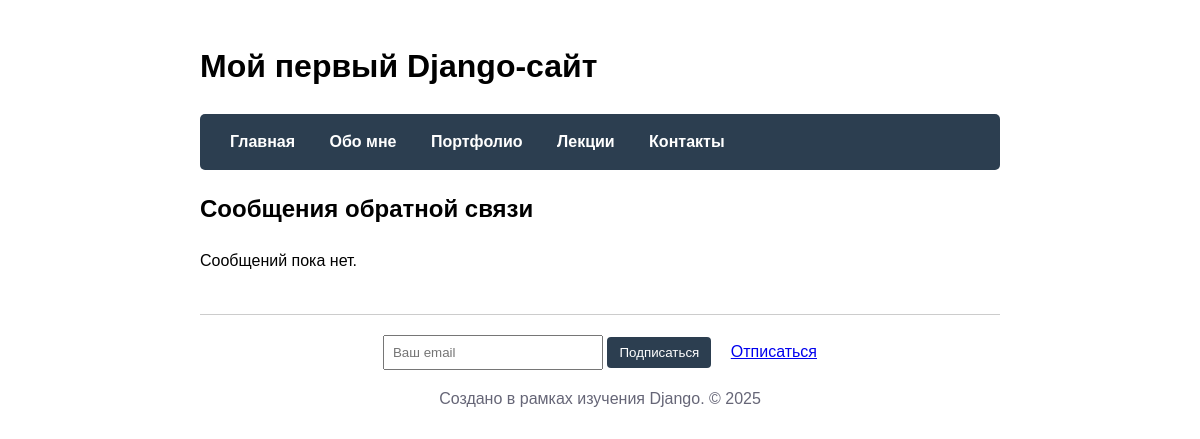
The page /feedback/ (signed in) on the database as committed earlier.
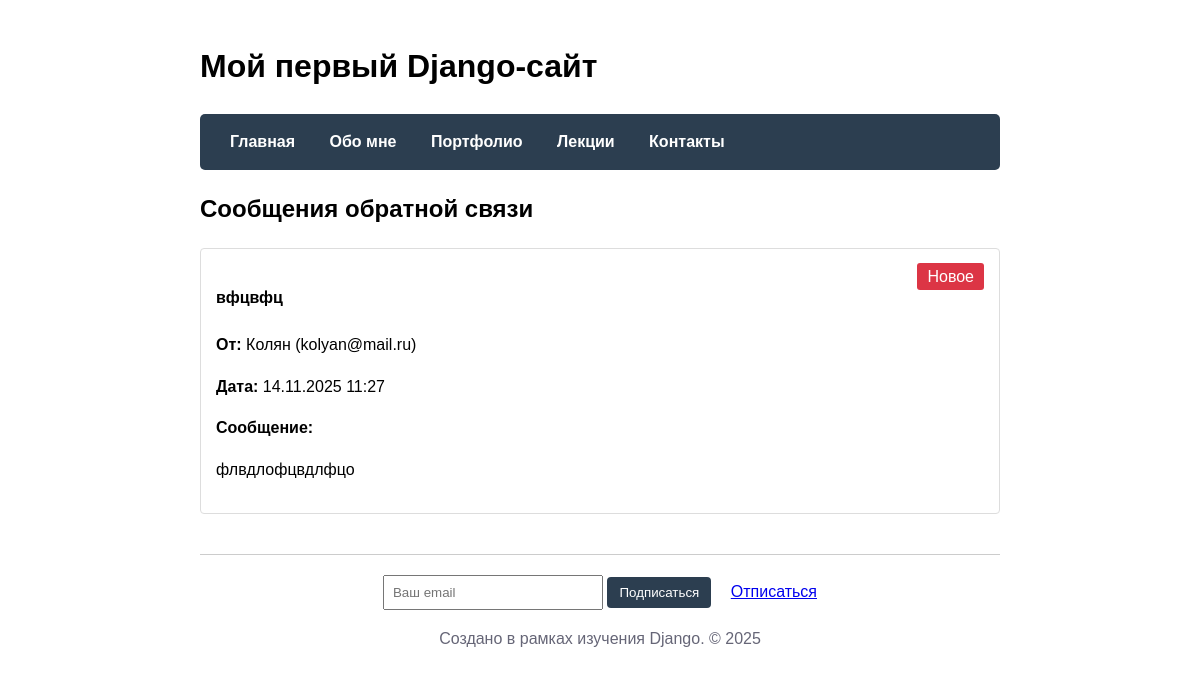
The same page on the database as committed later.
### main/models.py (models this page shows, shortened)
class Feedback(models.Model):
    name = models.CharField(max_length=100, verbose_name='Имя')
    email = models.EmailField(verbose_name='Email')
    subject = models.CharField(max_length=200, verbose_name='Тема сообщения')
    message = models.TextField(verbose_name='Сообщение')
    created_at = models.DateTimeField(auto_now_add=True, verbose_name='Дата отправки')
    is_processed = models.BooleanField(default=False, verbose_name='Обработано')
    class Meta:
        verbose_name = 'Обратная связь'
        verbose_name_plural = 'Обратные связи'
        ordering = ['-created_at']

### main/views.py (the view)
def feedback_list(request):
    if not request.user.is_staff:
        return redirect('home')
    feedbacks = Feedback.objects.all()
    context = {
        'title': 'Сообщения обратной связи',
        'feedbacks': feedbacks
    }
    return render(request, 'main/feedback_list.html', context)

### main/templates/main/feedback_list.html (shortened to what this page needs)
{% extends 'main/layout.html' %}
{% block content %}
<div class="feedback-list">
    <h2>{{ title }}</h2>
    {% if feedbacks %}
        {% for feedback in feedbacks %}
        <div class="feedback-item" style="border: 1px solid #ddd; padding: 15px; margin: 10px 0; border-radius: 4px;">
            <div style="display: flex; justify-content: between; align-items: start;">
                <div style="flex: 1;">
                    <h4>{{ feedback.subject }}</h4>
                    <p><strong>От:</strong> {{ feedback.name }} ({{ feedback.email }})</p>
                    <p><strong>Дата:</strong> {{ feedback.created_at|date:"d.m.Y H:i" }}</p>
                    <p><strong>Сообщение:</strong></p>
                    <p>{{ feedback.message }}</p>
                </div>
                <div style="margin-left: 20px;">
                    {% if feedback.is_processed %}
                    <span style="background: #28a745; color: white; padding: 5px 10px; border-radius: 3px;">Обработано</span>
                    {% else %}
                    <span style="background: #dc3545; color: white; padding: 5px 10px; border-radius: 3px;">Новое</span>
                    {% endif %}
                </div>
            </div>
        </div>
        {% endfor %}
    {% else %}
        <p>Сообщений пока нет.</p>
    {% endif %}
</div>
{% endblock %}

Rows that differ between the two databases and show on the page:
added Feedback: subject "вфцвфц", name "Колян", email "kolyan@mail.ru", created_at "14.11.2025 11:27", message "флвдлофцвдлфцо", is_processed "Новое"
Other text that changed with them:
text no longer shown: "Сообщений пока нет."
